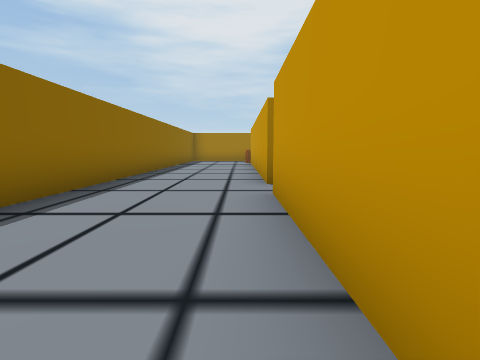
view 1 (above)

18 first-person views from a walk through a scene from a Unity 3-D project. The camera is 1.2 m above the floor, tilts 6° down and sees 80° across. Doors are open. The floor is counted in squares, 2 m on a side. Each view is taken from the middle of a square. On the plan, view 1 faces up. The plan holds only what a view shows up to about 9 squares ahead; the rest is blank. Some animated figures are not drawn.

view 2
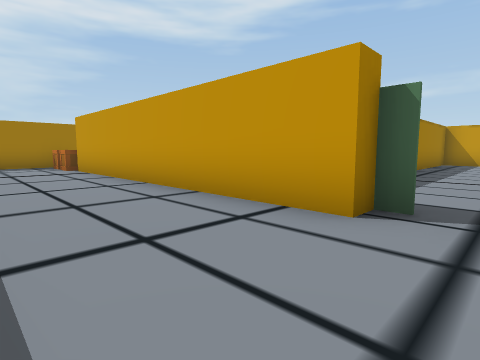

view 3
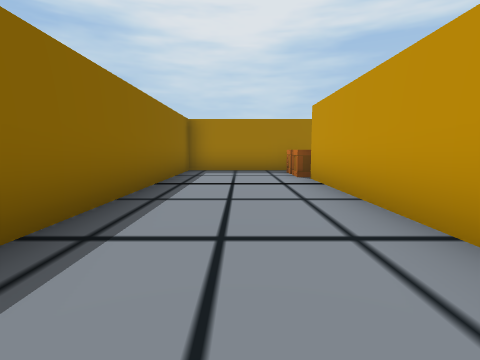

view 4
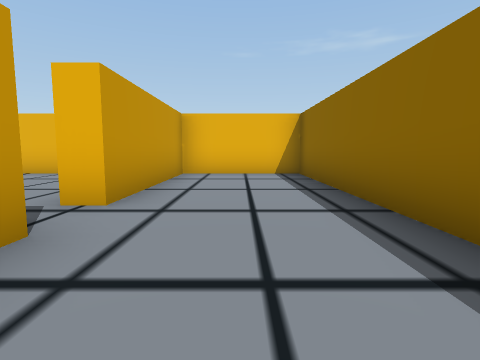

view 5
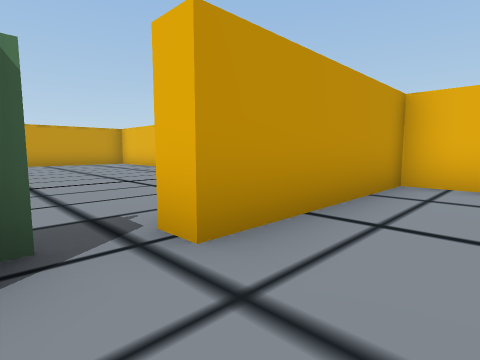

view 6
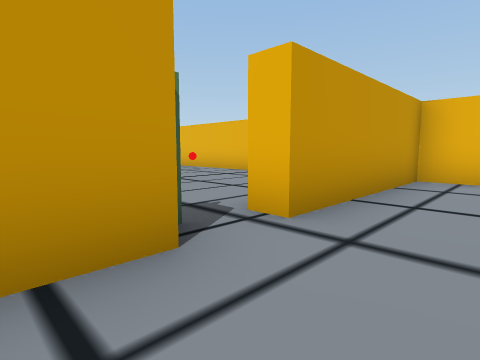

view 7
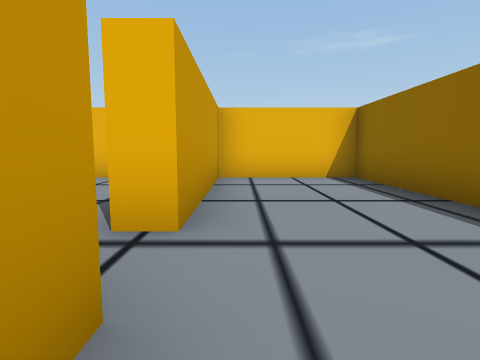

view 8
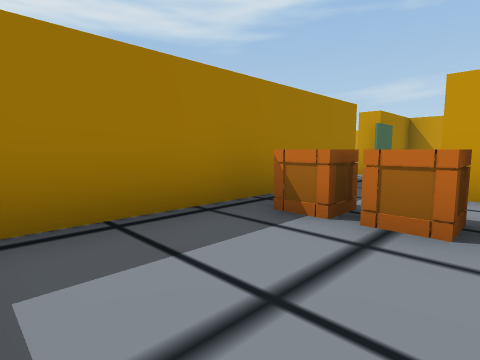

view 9
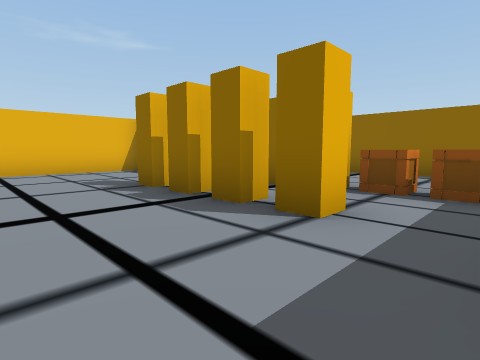

view 10
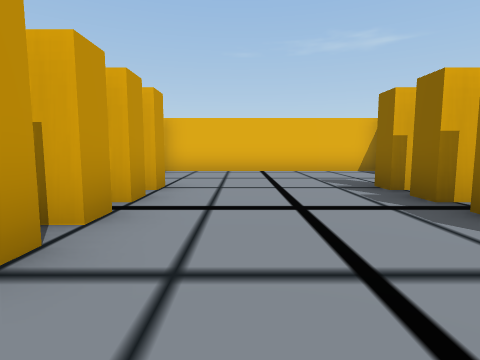

view 11
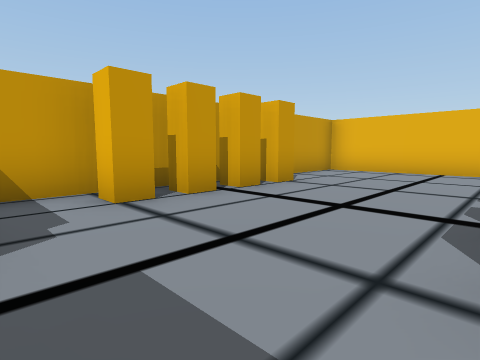

view 12
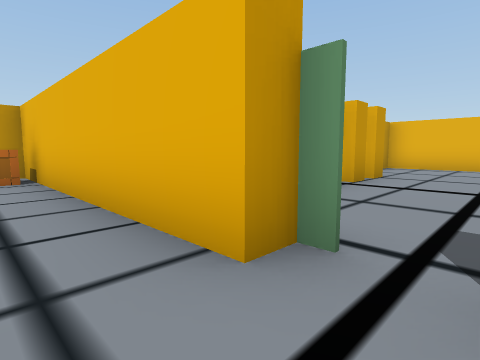

view 13
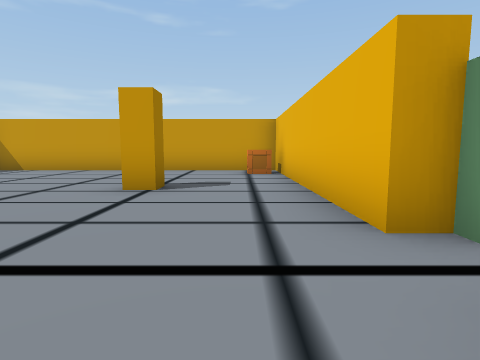

view 14
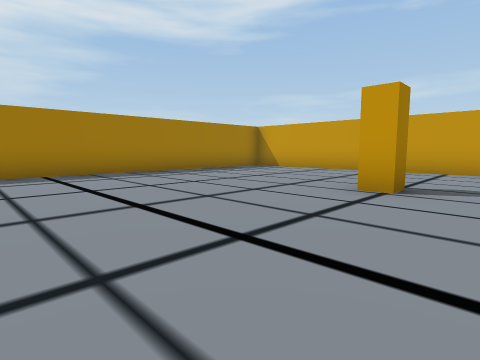

view 15
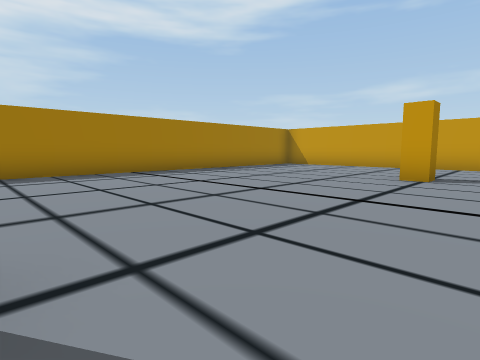

view 16
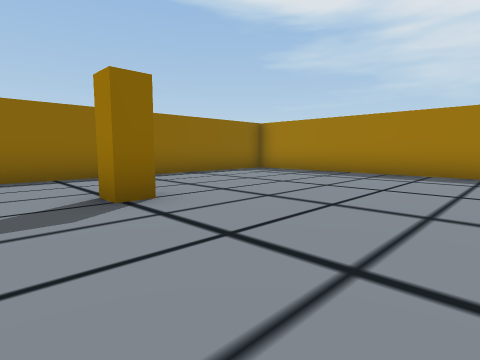

view 17
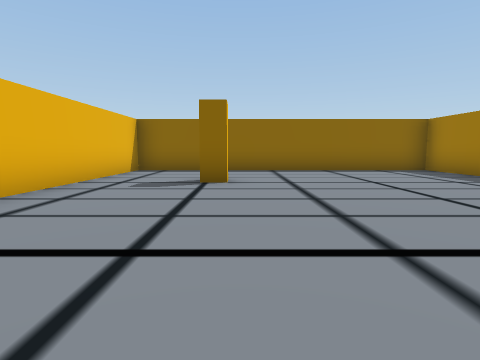

view 18
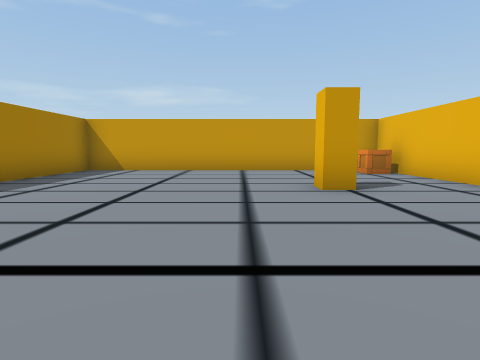

### Floor plan
Points are (right, up) in squares from view 1. A wall is a line through its corners. A room is listed if a view was taken in it or the views show most of it. See-through windows are left out.
Room 1 (views 1, 2, 3, 4, 5, 6, 7, 8)
walls: (0.5, 5.1) (0.5, 13); (1.4, 15.5) (-2.5, 15.5) (-2.5, -0.3) (0.5, -0.3) (0.5, 3.9)
ways out: opening at (1, 14.5) to room 2; gap at (0.5, 4.5)
objects: crate (1, 14)
Room 2 (views 9, 10, 11)
walls: (7.2, 13.5) (7.2, 15.5) (5.9, 15.5); (3.9, 15.5) (1.4, 15.5); (5.7, 15.5) (4.7, 15.5); (1, 6.8) (7.3, 6.8) (7.3, 8.9)
ways out: opening at (1, 14.5) to room 1; open door at (4.5, 16) to room 3
objects: other object (3, 10); other object (3, 11); other object (3, 12); other object (3, 13); other object (7, 10); other object (7, 11); other object (7, 12); other object (7, 13)
Room 3 (views 12, 13, 14, 15, 16, 17, 18)
walls: (5, 15.9) (11.5, 15.9) (11.5, 24.5) (-2.5, 24.5) (-2.5, 15.9) (2.5, 15.9)
ways out: open door at (4.5, 16) to room 2
objects: other object (0, 19) to (1, 19); other object (7, 19) to (8, 19); crate (10, 16)

Where each view was taken, in squares from view 1:
view 1: 0 up, 0 right, facing up
view 2: 4 up, 2 left, facing up-right
view 3: 7 up, 1 left, facing up
view 4: 7 up, 1 left, facing down
view 5: 5 up, 1 left, facing down-right
view 6: 6 up, 1 left, facing down-right
view 7: 6 up, 0 right, facing down
view 8: 13 up, 2 left, facing up-right
view 9: 15 up, 5 right, facing down-left
view 10: 15 up, 5 right, facing down
view 11: 15 up, 3 right, facing down-right
view 12: 17 up, 4 right, facing down-right
view 13: 17 up, 3 right, facing right
view 14: 17 up, 3 right, facing up-right
view 15: 17 up, 1 right, facing up-right
view 16: 17 up, 4 right, facing up-left
view 17: 19 up, 6 right, facing left
view 18: 20 up, 3 right, facing right
